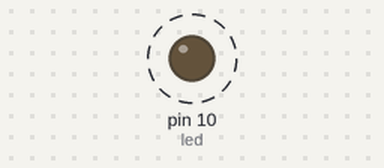
Simulated run of this sketch. Board: Arduino Uno, built with avr-gcc and run on an emulated ATmega328P. Parts: output pins drawn as LEDs (lit = HIGH). Dashed ring = blinking.

Above: at 0.5 s.
Timing chart, 0 to 4.6 s (numbered marks = the images above):
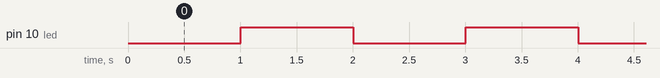

The sketch:

essai_millis.ino
```cpp
const int led=10;
unsigned long temps=0;
int etat=0;
void setup() {
  pinMode(led,OUTPUT);
}

void loop() {
  fonction();
}
void fonction(){
  // temps=millis();
  digitalWrite(led,etat);
  if((millis()-temps)>1000){
    etat=!etat;
    digitalWrite(led,etat);
    temps=millis();
  }
  // digitalWrite(10,etat);
  // if((millis()-temps)>1000){
  //   etat=!etat;
  //   digitalWrite(led,etat);
  //   temps=millis();
  // }
}
```

Measured:
- by itself, pin 10 (led): alternates HIGH for 1.0 s and LOW for 1.0 s
